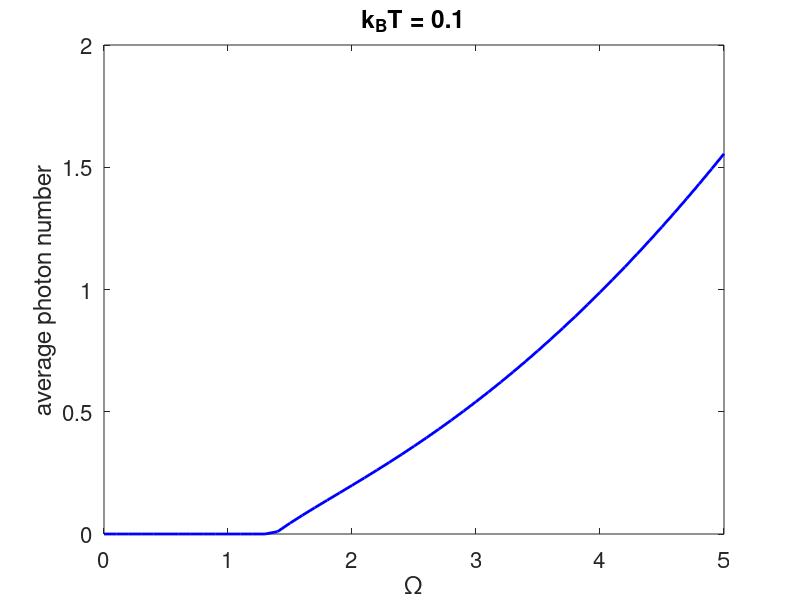

This chart was generated by the following MATLAB code:
%% This is the program to determine the first order derivative of phi(y)
clear
clc
%close all
clf
% units are taken to be \hbar=m=k_B=1
kr = 0.22;
delta = 0.2;
OmegaTilde = 1.5;
aOmegaTilde = 0:0.1:5;
for nOmegaTilde=1:length(aOmegaTilde)
    OmegaTilde = aOmegaTilde(nOmegaTilde);
omega_c = 1; % --> equivalent to delta_R
aT = 0.005:0.005:0.5;
%for nT = 1:length(aT)
%     T = aT(nT);
T = 0.1;
beta = 1/T;

maxKZ = 10;

eta = @(kz,y) sqrt((kr*kz+delta).^2+(OmegaTilde/2)^2*y);
S = @(y) quadgk(@(kz) exp(-beta*kz.^2/2)*2.*cosh(beta*eta(kz,y)),-maxKZ,maxKZ);
Q = @(y) beta*quadgk(@(kz) exp(-beta*kz.^2/2).*sinh(beta*eta(kz,y))*(OmegaTilde/2)^2./eta(kz,y),-maxKZ,maxKZ);
FirstOrder = @(y) -beta*omega_c+Q(y)./S(y);
[y0,fval]=fsolve(FirstOrder, 0.0, optimset('Display','off'));
y0
pQpy = @(y) beta*(OmegaTilde/2)^4*quadgk(@(kz) exp(-beta*kz.^2/2).*...
    (beta/2*cosh(beta*eta(kz,y))-...
    sinh(beta*eta(kz,y))/2./eta(kz,y))./(eta(kz,y).^2),-maxKZ,maxKZ);
SecondOrder = @(y) (pQpy(y).*S(y)-Q(y).^2)./(S(y).^2);
SecondOrder(y0)
phi = @(y) -beta*omega_c*y+log(S(y));
% figure(1)
% ay = 0:0.01:1;
% for y = ay
%     scatter(y,phi(y))
%     hold on
% end
% hold off
% xlabel('y')
% ylabel('\phi(y)')
% title(['d^2\phi(y)/d y^2 =', num2str(SecondOrder(y0)) ])
% figure(2)
% hold on
% if y0>0
%     scatter(OmegaTilde,y0)
% else
%     scatter(OmegaTilde,0)
% end
% hold off
% end
% set(gca,'fontsize',16)
% xlabel('Tavis cummings \Omega')
% ylabel('average photon number')
% title(['k_BT = ',num2str(T)])
% figure(3)
% hold on
% if y0>0
%     scatter(T,y0)
% else
%     scatter(T,0)
% end
% hold off

%     if y0>0
%         ay0(nT) = y0;
%     else
%         ay0(nT) = 0;
%     end
%  end
% figure(3)
% plot(aT,ay0,'r','linewidth',2)
% set(gca,'fontsize',16)
% xlabel('Temperature')
% ylabel('average photon number')
% title(['Tavis Cummings \Omega = ',num2str(OmegaTilde)])

 if y0>0
        ay0(nOmegaTilde) = y0;
    else
        ay0(nOmegaTilde) = 0;
    end
end
figure(3)
plot(aOmegaTilde,ay0,'b','linewidth',2)
set(gca,'fontsize',16)
xlabel('\Omega')
ylabel('average photon number')
title(['k_BT = ',num2str(T)])